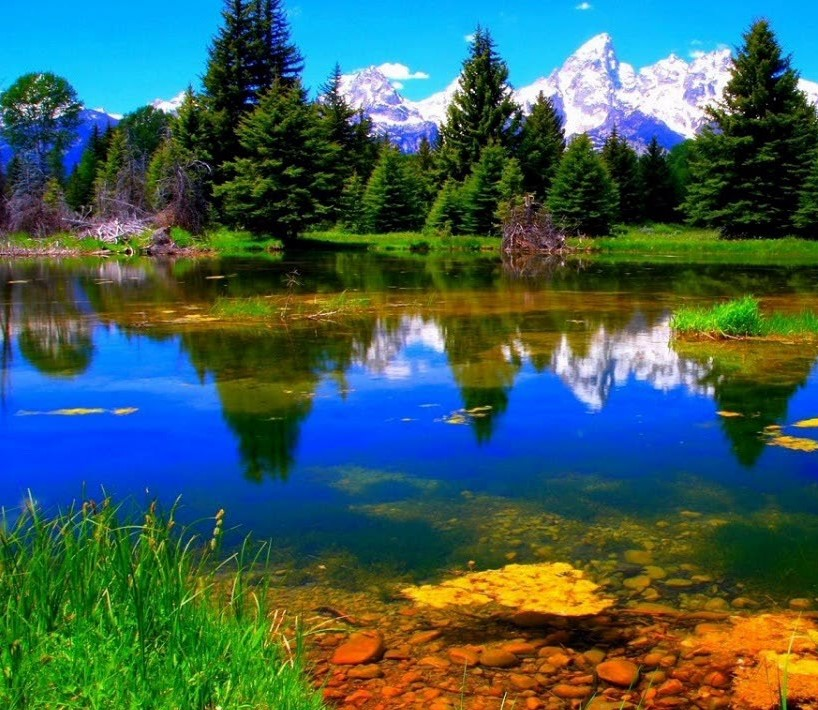
#> input picture Stitching_Panorama/DataSet/1/1.jpg, 818 x 710 px, given in place of the camera
$ python V2.py
#> lines starting #> are read from the running program, lines starting #| are printed output that depends on the picture
# -*- coding: utf-8 -*-
"""
Created on Mon Aug 17 22:52:11 2020

@author: Mahmut
"""

import math
import cv2
import numpy as np
from datetime import datetime
# import time

cap=cv2.VideoCapture(0)


_,frame=cap.read()
#> frame is the input picture: shape (710, 818, 3); mean B, G, R 87.6, 94.7, 62.3
frame=cv2.resize(frame,(400,400))
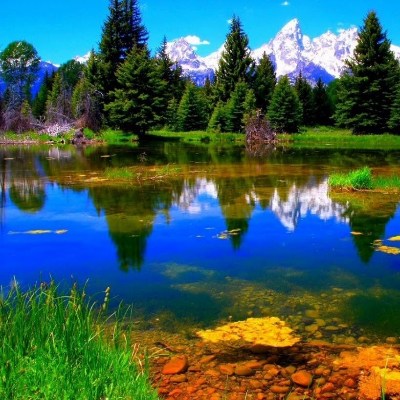
#> frame: shape (400, 400, 3); mean B, G, R 87.5, 94.6, 62.2
old_gray=cv2.cvtColor(frame,cv2.COLOR_BGR2GRAY)
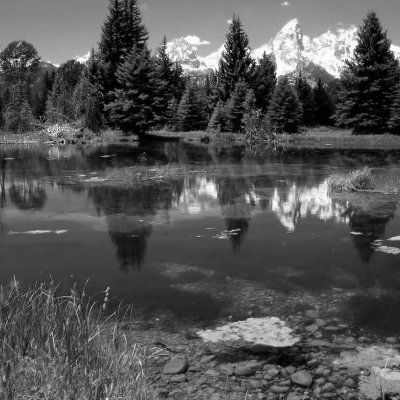
#> old_gray: shape (400, 400); min 0, max 255, mean 84.1


lk_params = dict( winSize = (150,150),
maxLevel = 40,
criteria = (cv2.TERM_CRITERIA_EPS | cv2.TERM_CRITERIA_COUNT, 10, 0.03))

old_points=np.array([[]])

switch=0
# datetime.tzinfo
start_time=datetime.now()
counter=0
while (cap.isOpened()):
    counter+=1
    _,frame=cap.read()
    frame=cv2.resize(frame,(400,400))
    # Convert BGR to HSV
    frame_gray=cv2.cvtColor(frame,cv2.COLOR_BGR2GRAY)
    hsv=cv2.cvtColor(frame,cv2.COLOR_BGR2HSV)
#> hsv: shape (400, 400, 3); mean H, S, V 66.1, 196.7, 133
    dtime=datetime.now().ctime()
    # print(dtime)

    font=cv2.FONT_HERSHEY_TRIPLEX
    cv2.putText(frame, str(dtime), (0, 19),font, 0.5, (255, 0,0), 1)
    cv2.putText(frame, f"FPS:{counter / (datetime.now() - start_time).total_seconds()}", (0, 40),font, 0.5, (255, 0,0), 1)
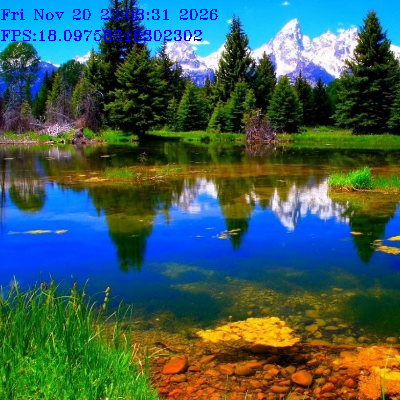
#> frame: shape (400, 400, 3); mean B, G, R 87.9, 93.1, 62


            # define range of Red color in HSV
    lower = np.array([152,100, 150])
    upper= np.array([255,255,255])

            # Threshold the HSV image to get only red colors
    mask=cv2.inRange(hsv,lower,upper)
#> mask: shape (400, 400); every value is 0
    contours,_=cv2.findContours(mask,cv2.RETR_EXTERNAL,cv2.CHAIN_APPROX_SIMPLE)
#> contours = []
            # Bitwise-AND mask and original image
    res=cv2.bitwise_and(frame,frame,mask=mask)
#> res: shape (400, 400, 3); every value is 0
    for cnt in contours:
        if cv2.contourArea(cnt)>100:
            M=cv2.moments(cnt)

            cx = float(M['m10']/M['m00'])
            cy = float(M['m01']/M['m00'])

            center=(cx,cy)

            rect = cv2.minAreaRect(cnt)
            box=cv2.boxPoints(rect)
            box=np.int0(box)
            res=cv2.drawContours(res,[box],0,(0,255,0),3)
            # cv2.circle(frame, center,5,(0,0,255),-1)
            old_points=np.array([[cx,cy]],dtype=np.float32)
            # print(center)
            switch=1
#> this loop made 0 passes
            # [4 lines of commented-out code are left out]
    if (switch==1):
        new_points,status,error=cv2.calcOpticalFlowPyrLK(old_gray,frame_gray,old_points,None,**lk_params)
        x,y=new_points.ravel()
        if (error>19):
            switch=0
        cv2.line(frame,(200,200),(x,y),(0,255,0),3)
        cv2.circle(frame, (x,y),5,(0,0,255),-1)
        # print('error=',error)
        old_points=new_points
        old_gray=frame_gray.copy()
        x1=float(x)
        y1=float(y)
        x2=float(200)
        y2=float(200)
        angle = int(math.atan((y1-y2)/(x2-x1))*180/math.pi)
        # font=cv2.FONT_HERSHEY_TRIPLEX
        cv2.putText(frame,f"location:{x,y}", (0, 60),font, 0.5, (0, 255,255), 1)
        cv2.putText(frame,f"angle:{angle}*",(0,75),font,0.5,(0,255,250),1)
        # print(new_points)
    # print(cx,cy)
    result= np.hstack((frame,res))
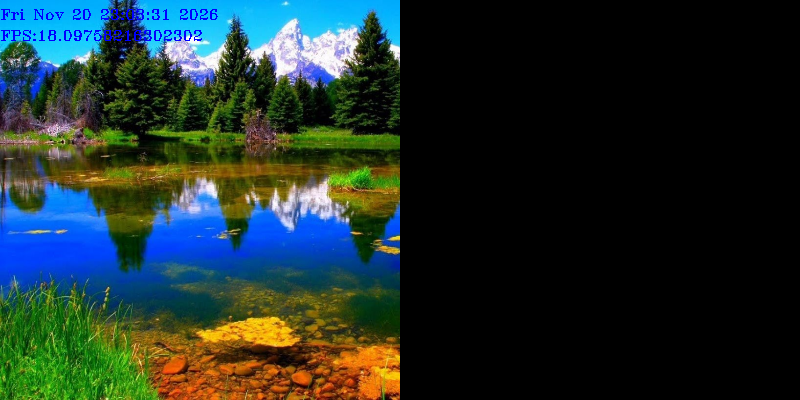
#> result: shape (400, 800, 3); mean B, G, R 43.9, 46.6, 31
    # cv2.imshow('frame',frame)
    cv2.imshow('mask',mask)
    cv2.imshow('result',result)
    # cv2.imshow('result',result)


    if cv2.waitKey(1) & 0xFF==ord('q'):
#> (key q is pressed here)
        break


cv2.destroyAllWindows()
cap.release()

$ run again, on Stitching_Panorama/DataSet/1/2.jpg
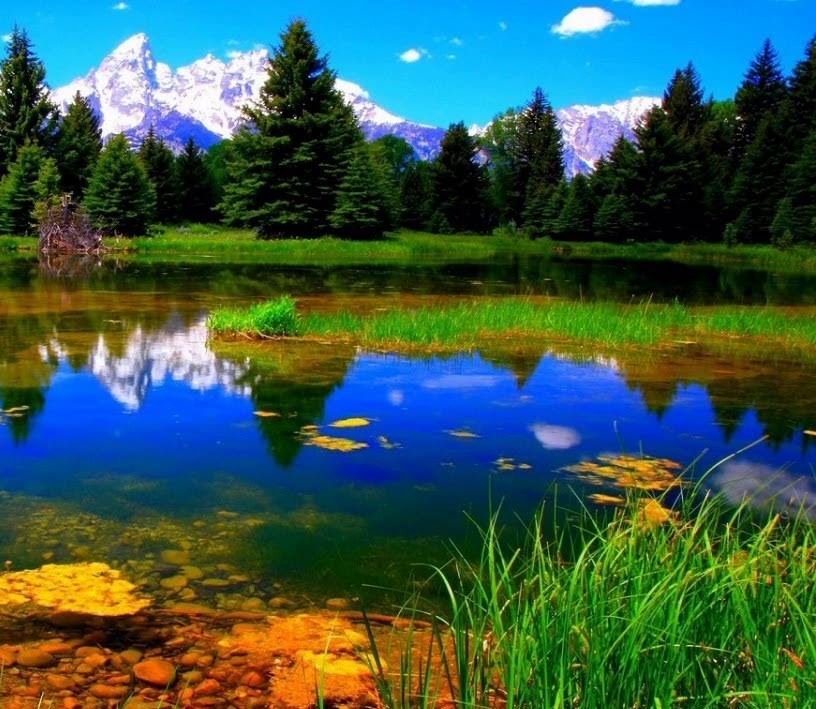
#> input picture Stitching_Panorama/DataSet/1/2.jpg, 816 x 709 px, given in place of the camera
#> frame is the input picture: shape (709, 816, 3); mean B, G, R 77.9, 90.6, 57.4
#> hsv: shape (400, 400, 3); mean H, S, V 64.6, 200.3, 123.2
#> `cv2.putText(frame, f"FPS:{counter / (datetime.now() - start_time).tota..`:
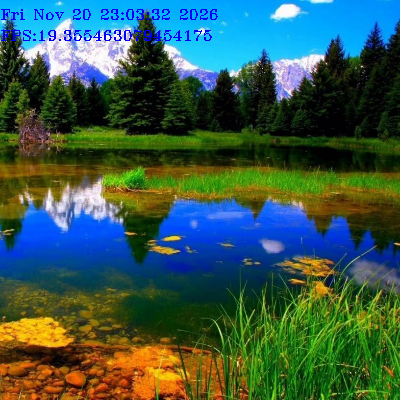
#> frame: shape (400, 400, 3); mean B, G, R 78.1, 88.8, 56.8
#> mask: shape (400, 400); every value is 0
#> contours = []
#> res: shape (400, 400, 3); every value is 0
#> `result= np.hstack((frame,res))`:
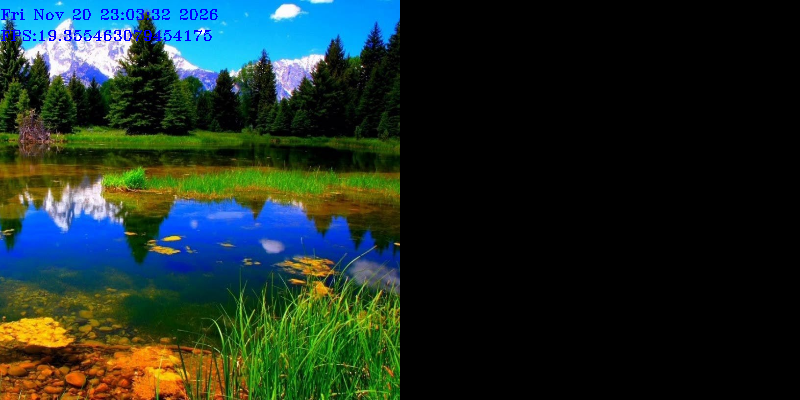
#> result: shape (400, 800, 3); mean B, G, R 39, 44.4, 28.4
